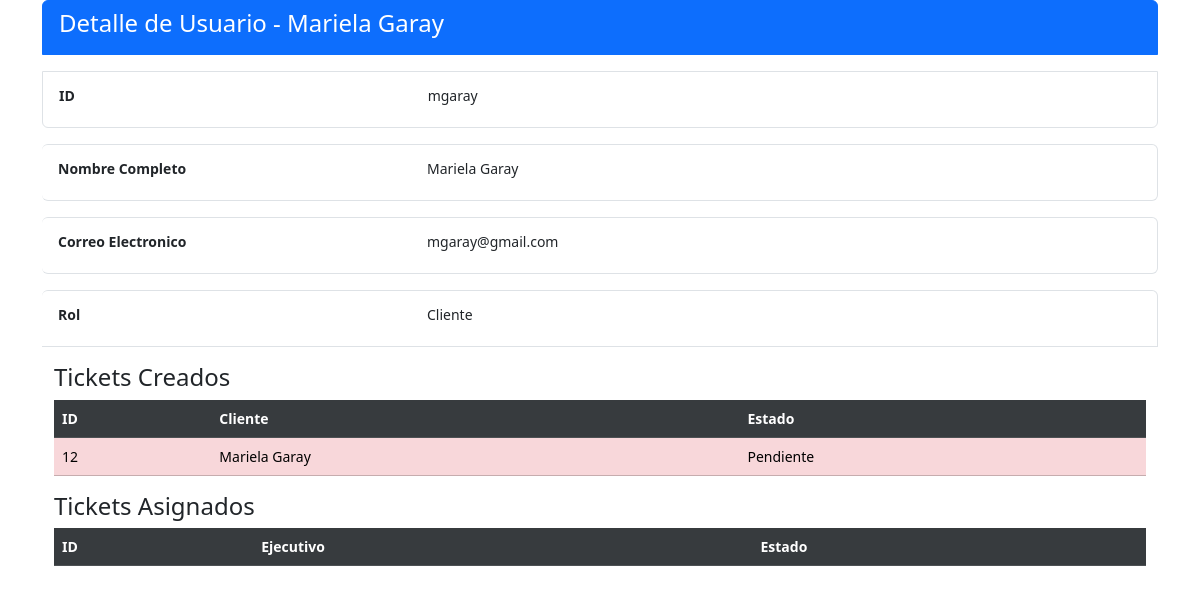
The page /home/1/detalle_usuario on the database its author committed.
### core/models.py (models this page shows, shortened)
class Profile(models.Model):
    user = models.OneToOneField(User, on_delete=models.CASCADE)
    nombre = models.CharField(max_length=255, blank=True)
    apellido = models.CharField(max_length=255, null=True, blank=True)
    email = models.EmailField(unique=True, blank=True)
    group = models.ForeignKey(Group, on_delete=models.CASCADE, verbose_name='Rol', default=2)
    is_active = models.BooleanField(default=True)
    location = models.CharField(max_length=30, blank=True)

class Ticket(models.Model):
    fecha_creacion = models.DateTimeField(auto_now_add=True)
    cliente = models.ForeignKey("Profile", on_delete=models.CASCADE, related_name='tickets_creados')
    ejecutivo = models.ForeignKey("Profile", on_delete=models.CASCADE, related_name='tickets_asignados')
    area = models.ForeignKey("Area", on_delete=models.CASCADE, verbose_name="Area", default = 'Ejecutivo Telefonico')
    tipo = models.ForeignKey("Tipo", on_delete=models.CASCADE, verbose_name="Tipo",default='Solicitud')
    criticidad = models.ForeignKey("Criticidad", on_delete=models.CASCADE, verbose_name="Criticidad",default='Media')
    estado = models.ForeignKey("Estado", on_delete=models.CASCADE, verbose_name="Estado", default=1)
    descripcion = models.TextField()
    observaciones = models.TextField(blank=True)
    user = models.ForeignKey(User,on_delete=models.CASCADE, verbose_name='Usuario', null=True)

class Estado(models.Model):
    estado_ticket = models.CharField(max_length=55, blank=False)
    def __str__(self):
        return self.estado_ticket

### core/views.py (the view)
# urls.py: path('<int:id>/detalle_usuario', vista_detalle_usuario, name='detalle_usuario'),
def vista_detalle_usuario(request, id):
    profile = get_object_or_404(Profile, id=id)
    return render(request, 'core/usuarios/detalle_usuario.html', {'profile': profile})

### core/templates/core/usuarios/detalle_usuario.html (shortened to what this page needs)
<!DOCTYPE html>
<html lang="es">
<head>
    <link href="https://cdn.jsdelivr.net/npm/bootstrap@5.3.3/dist/css/bootstrap.min.css" rel="stylesheet">
</head>
<body>
    <div class="container-sm">
        <ul class="list-group list-group ">
            <li class="list-group-item list-group-flush active alert"><h4>Detalle de Usuario  - {{ profile.nombre }} {{ profile.apellido }}</h4></li>
            <list-group class="list-group-horizontal-sm">
                <li class="list-group-item alert">
                    <div class="mb-2 row">
                        <label
                            for="ID"
                            class="col-4 col-form-label-sm"><strong>ID</strong></label>
                        <label
                        for="ID"
                        class="col-8 col-form-label-sm">{{ profile.user }}</label>
                    </div>
                </li>
                <li class="list-group-item alert">
                    <div class="mb-2 row">
                        <label
                        for="rol"
                        class="col-4 col-form-label-sm"
                        ><strong>Nombre Completo</strong></label>
                    <label
                    for="Nombre"
                    class="col-8 col-form-label-sm">{{ profile.nombre }} {{ profile.apellido }}</label>
                    </div>
                </li>
                <li class="list-group-item alert">
                    <div class="mb-2 row">
                        <label
                        for="rol"
                        class="col-4 col-form-label-sm"
                        ><strong>Correo Electronico</strong></label>
                    <label
                        for="email"
                        class="col-8 col-form-label-sm">{{ profile.email }}</label>
                    </div>
                </li>
                <li class="list-group-item alert">
                    <div class="mb-2 row">
                        <label
                        for="rol"
                        class="col-4 col-form-label-sm"
                        ><strong>Rol</strong></label>
                    <label
                        for="rol"
                        class="col-8 col-form-label-sm">{{ profile.group }}</label>
                    </div>
                </li>
            </list-group>
        </ul>
    </div>
    <div class="container-sm">
        <div class="container-sm">
            <h4>Tickets Creados</h4>
            <table
            class="table table-centered-sm table-danger table-hover"
            >
                <thead class="thead-light table-active table-dark small">
                    <tr>
                        <th>ID</th>
                        <th>Cliente</th>
                        <th>Estado</th>
                    </tr>
                </thead>
                <tbody class="small">
                    {% for ticket in profile.tickets_creados.all %}
                    <tr>
                        <td>{{ ticket.id }}</td>
                        <td>{{ ticket.cliente.nombre }} {{ ticket.cliente.apellido }}</td>
                        <td>{{ ticket.estado }}</td>
                    </tr>
                    {% endfor %}
                </tbody>
            </table>
        </div>
        <div class="container-sm">
            <h4>Tickets Asignados</h4>
            <table
            class="table table-centered table-success table-hover"
            >
                <thead class="thead-light table-active table-dark small">
                    <tr>
                        <th>ID</th>
                        <th>Ejecutivo</th>
                        <th>Estado</th>
                    </tr>
                </thead>
            </table>
        </div>
    </div>
</body>
</html>

### rows shown on the page
Profile: nombre "Mariela", apellido "Garay", user "mgaray", email "mgaray@gmail.com", group "Cliente"
Ticket: id "12", cliente.nombre "Mariela", cliente.apellido "Garay", estado "Pendiente"
